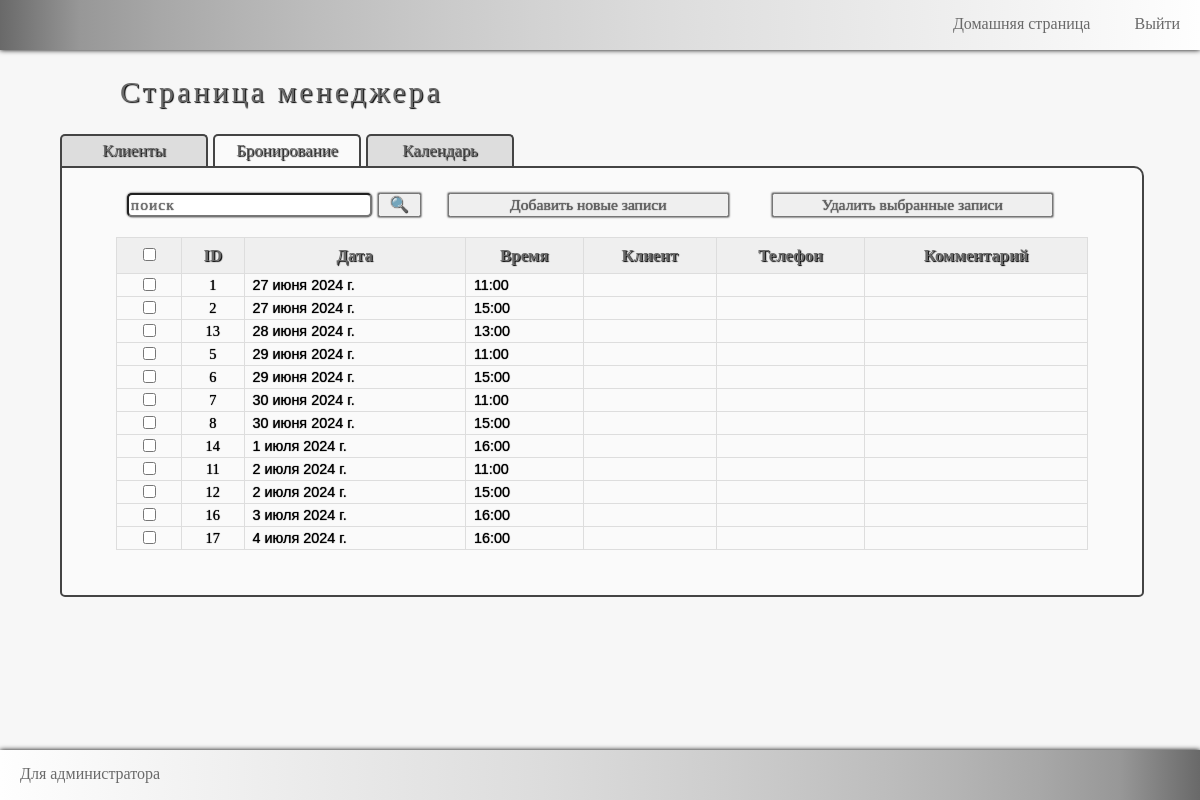
/home/manager/booking_table (signed in), run on an earlier commit of the app's database.
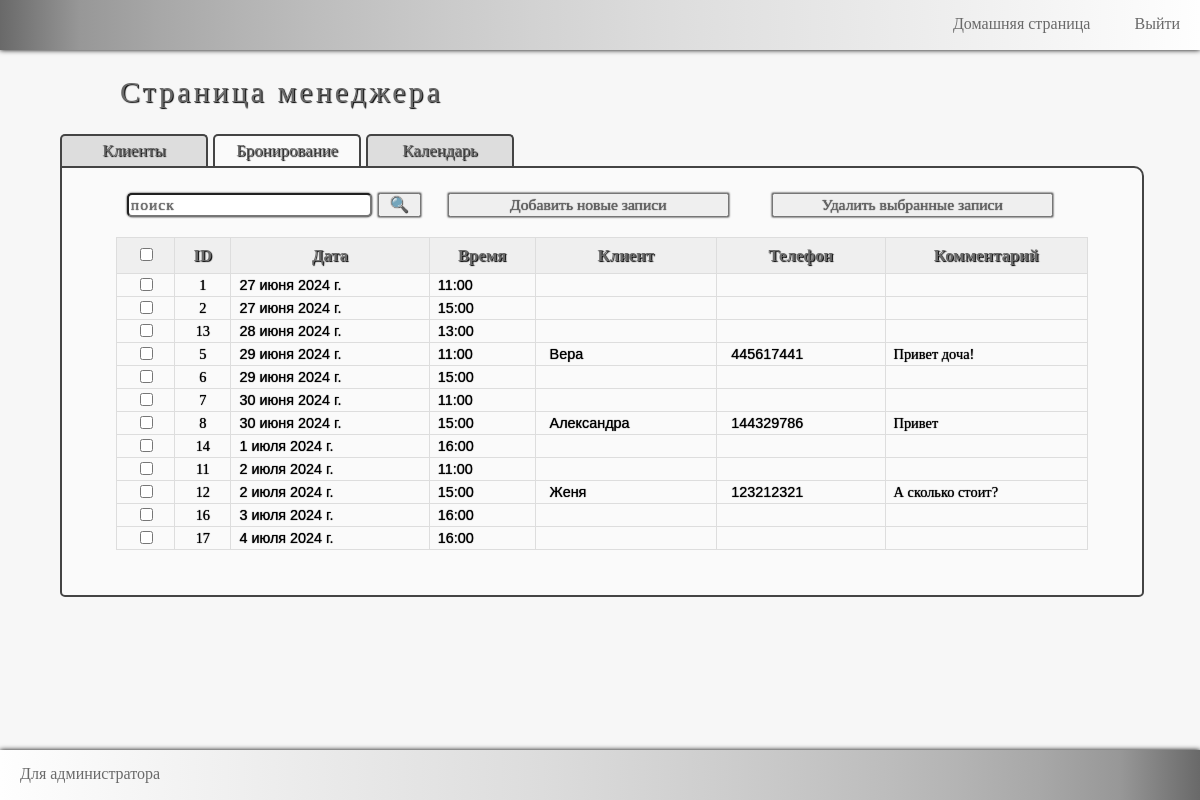
And on a later commit of the database.
### client/models.py (models this page shows, shortened)
class Booked(models.Model):
    datetime = models.DateTimeField('Дата бронирования', unique=True)
    client = models.ForeignKey(Client, null=True, on_delete=models.SET_NULL, blank=True)
    comment = models.TextField('Комментарий', blank=True)
    class Meta:
        verbose_name = "Бронь"
        verbose_name_plural = "Бронирование"

class Client(models.Model):
    name = models.CharField("Имя", max_length=20)
    phone = models.IntegerField("Телефон", unique=True)
    ban = models.BooleanField()
    history = models.TextField("История клиента", blank=True)
    class Meta:
        verbose_name = "Клиент"
        verbose_name_plural = "Клиенты"

### client/views.py (the view)
# urls.py: path('manager/booking_table', views.manager_booking_table, name="manager_booking_table"),
def manager_booking_table(request: HttpRequest) -> HttpResponse:
    if not request.user.is_authenticated:
        return redirect(manager_logged_in)
    the_tittle = "База бронирования"
    booking = Booked.objects.all().order_by("datetime")
    search = request.GET.get("searchBooking")
    if search is not None:
        booking = Booked.objects.filter(datetime__icontains=search). \
            union(Booked.objects.filter(client__name__icontains=search)). \
            union(Booked.objects.filter(client__phone__icontains=search)). \
            union(Booked.objects.filter(comment__icontains=search))
    return render(request, "client/manager_booking_table.html", context={"the_tittle": the_tittle,
                                                                         "booking": booking,
                                                                         })

### client/templates/client/manager_booking_table.html (shortened to what this page needs)
{% extends 'client/manager.html' %}
{% load static %}
{% block stylelink %}
<link rel="stylesheet" href="{% static 'client/css/manager_booking_table.css' %}">
<link rel="stylesheet" href="{% static 'client/css_mobile/manager_booking_table.css' %}">
{% endblock %}
{% block table%}
<div class="main_manager">
    <div class="headingH1">Страница менеджера</div>
    <a href="{% url 'manager_clients_table' %}"><div class="tittleBlock">Клиенты</div></a>
    <div class="tittleBlock" id="tittleMainBlock">Бронирование</div>
    <a href="{% url 'manager_calendar' %}"><div class="tittleBlock">Календарь</div></a>
    <div id="bookingBlock">
        <input id="searchBooking" name="search" placeholder="поиск" type="text"/>
        <button id="searchBookingButton" onclick="toDoSearchBooking()">🔍</button>
        <button id="addBookingButton" onclick="changeHiddenAddBooking()">Добавить новые записи</button>
        <button id="removeBookingButton" onclick="removeBooking()">Удалить выбранные записи</button>
        <br/>
        <br/>
        <div class="tableDivStyle">
            <table>
            <tr>
                <th> <input id="booking_choose" type="checkbox" onclick="onClickCheckBooking(this)"/> </th>
                <th>ID</th>
                <th>Дата</th>
                <th>Время</th>
                <th>Клиент</th>
                <th>Телефон</th>
                <th>Комментарий</th>
            </tr>
            {% for book in booking %}
            <tr>
                <td class="tableCheckClient">
                    <input id="check{{book.id}}" class="checkbox_booking" type="checkbox"/>
                </td>
                <td class="tableIDClient">
                    {{book.id}}
                </td>
                <td class="tableDateBooking">
                    <div>{{book.datetime.date}}</div>
                </td>
                <td class="tableTimeBooking">
                    <div>{{book.datetime.time}}</div>
                </td>
                <td class="tableNameClient">
                    <div>{{book.client.name}}</div>
                </td>
                <td class="tableTelClient">
                    <div>{{book.client.phone}}</div>
                </td>
                <td class="tableCommentClient">
                    <div>{{book.comment}}</div>
                </td>
            </tr>
            {% endfor %}
        </table>
        </div>
    </div>
</div>
{% endblock%}

What changed in the data, as far as the page shows it:
changed Booked id 5: client.name (not shown) → "Вера"; client.phone (not shown) → "445617441"; comment (not shown) → "Привет доча!"
changed Booked id 8: client.name (not shown) → "Александра"; client.phone (not shown) → "144329786"; comment (not shown) → "Привет"
changed Booked id 12: client.name (not shown) → "Женя"; client.phone (not shown) → "123212321"; comment (not shown) → "А сколько стоит?"
